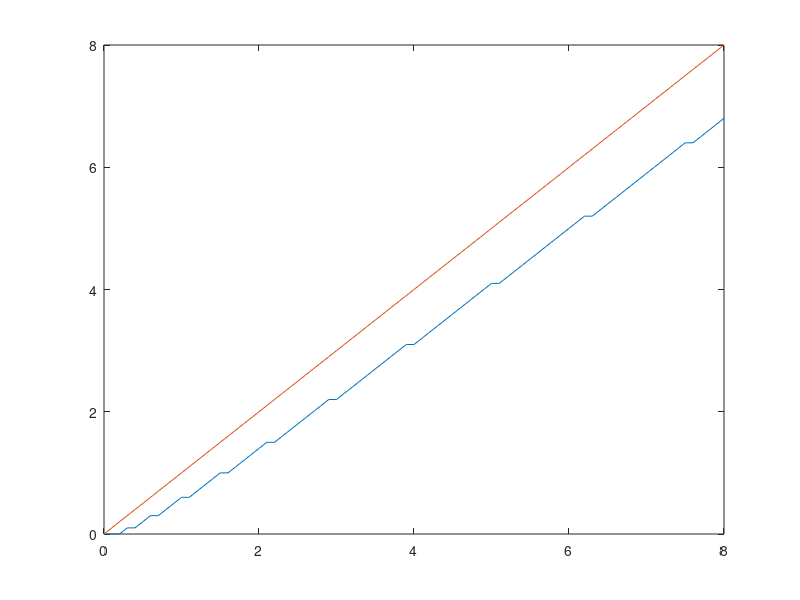

The MATLAB script that drew this image:

% do dynamics now..

% start with simple model, then do simple deaton, then do complex deaton

%%% deaton superrrr simple



clear;

dimIter=30;

delta = 0.2; 
 r = 0.1;
 y = 5;
sigma = 3;
 
S=0:0.1:8;
n = length(S);

ctot = y;   %% eat all income
ctot = ctot'*ones(1,n);   

ctot= 2.*ones(n,n);
v=ctot.^(1-sigma)/(1-sigma);


for i=1:n % savings for next period
    for j=1:n % current income
        C(i,j) = (1+r)*(S(j)) + y - S(i);
    end
end

U = C.^(1-sigma)/(1-sigma);


T=100
for j=1:T
        w=U+(1/(1+delta))*v;
        v1=max(w);
        v=v1'*ones(1,n);
end
[val,ind]=max(w);
opts = S(ind);

plot(S,opts,S,S)


